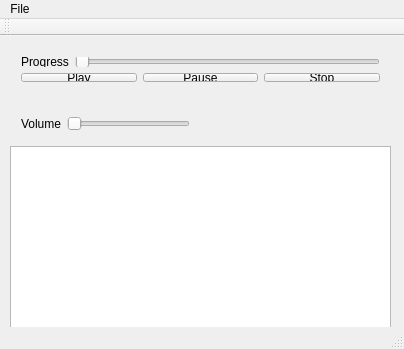
<?xml version="1.0" encoding="UTF-8"?>
<ui version="4.0">
 <class>MainWindow</class>
 <widget class="QMainWindow" name="MainWindow">
  <property name="geometry">
   <rect>
    <x>0</x>
    <y>0</y>
    <width>404</width>
    <height>349</height>
   </rect>
  </property>
  <property name="windowTitle">
   <string>MainWindow</string>
  </property>
  <widget class="QWidget" name="centralWidget">
   <widget class="QWidget" name="layoutWidget">
    <property name="geometry">
     <rect>
      <x>10</x>
      <y>70</y>
      <width>191</width>
      <height>35</height>
     </rect>
    </property>
    <layout class="QGridLayout" name="gridLayout">
     <item row="0" column="0">
      <widget class="QLabel" name="label_Volume">
       <property name="text">
        <string>Volume</string>
       </property>
      </widget>
     </item>
     <item row="0" column="1">
      <widget class="QSlider" name="slider_Volume">
       <property name="minimum">
        <number>0</number>
       </property>
       <property name="orientation">
        <enum>Qt::Horizontal</enum>
       </property>
      </widget>
     </item>
    </layout>
   </widget>
   <widget class="QWidget" name="layoutWidget">
    <property name="geometry">
     <rect>
      <x>10</x>
      <y>10</y>
      <width>381</width>
      <height>47</height>
     </rect>
    </property>
    <layout class="QGridLayout" name="gridLayout_4">
     <item row="0" column="0">
      <layout class="QGridLayout" name="gridLayout_2">
       <item row="0" column="0">
        <widget class="QLabel" name="label_Progress">
         <property name="text">
          <string>Progress</string>
         </property>
        </widget>
       </item>
       <item row="0" column="1">
        <widget class="QSlider" name="slider_Progress">
         <property name="orientation">
          <enum>Qt::Horizontal</enum>
         </property>
        </widget>
       </item>
      </layout>
     </item>
     <item row="1" column="0">
      <layout class="QGridLayout" name="gridLayout_3">
       <item row="0" column="1">
        <widget class="QPushButton" name="bt_Pause">
         <property name="text">
          <string>Pause</string>
         </property>
        </widget>
       </item>
       <item row="0" column="2">
        <widget class="QPushButton" name="bt_Stop">
         <property name="text">
          <string>Stop</string>
         </property>
        </widget>
       </item>
       <item row="0" column="0">
        <widget class="QPushButton" name="bt_Play">
         <property name="text">
          <string>Play</string>
         </property>
        </widget>
       </item>
      </layout>
     </item>
    </layout>
   </widget>
   <widget class="QTableWidget" name="table_Playlist">
    <property name="geometry">
     <rect>
      <x>10</x>
      <y>110</y>
      <width>381</width>
      <height>192</height>
     </rect>
    </property>
   </widget>
  </widget>
  <widget class="QMenuBar" name="menuBar">
   <property name="geometry">
    <rect>
     <x>0</x>
     <y>0</y>
     <width>404</width>
     <height>21</height>
    </rect>
   </property>
   <widget class="QMenu" name="menuFile">
    <property name="title">
     <string>File</string>
    </property>
    <addaction name="Action_NewFile"/>
    <addaction name="Action_NewFolderFiles"/>
   </widget>
   <addaction name="menuFile"/>
  </widget>
  <widget class="QToolBar" name="mainToolBar">
   <attribute name="toolBarArea">
    <enum>TopToolBarArea</enum>
   </attribute>
   <attribute name="toolBarBreak">
    <bool>false</bool>
   </attribute>
  </widget>
  <widget class="QStatusBar" name="statusBar"/>
  <action name="Action_NewFile">
   <property name="text">
    <string>開啟新檔</string>
   </property>
  </action>
  <action name="Action_NewFolderFiles">
   <property name="text">
    <string>開啟所有資料夾內的檔案</string>
   </property>
  </action>
 </widget>
 <layoutdefault spacing="6" margin="11"/>
 <resources/>
 <connections/>
</ui>
